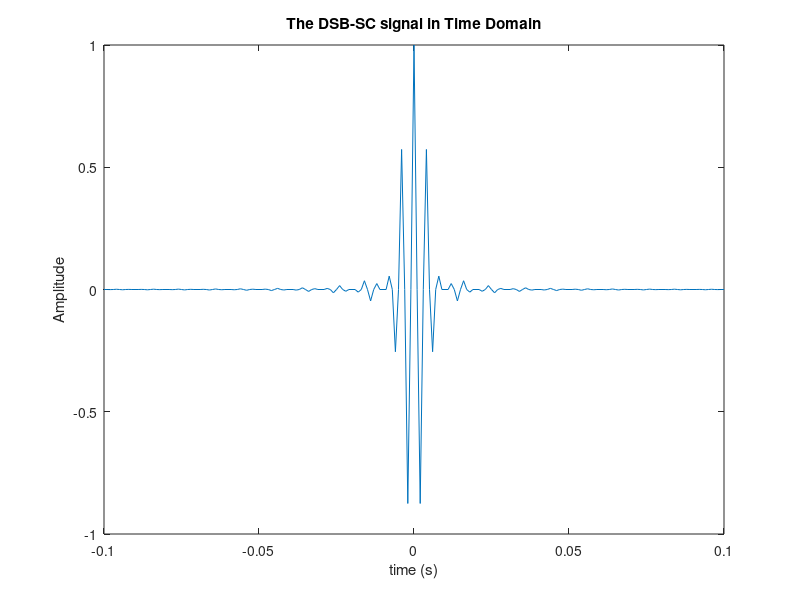
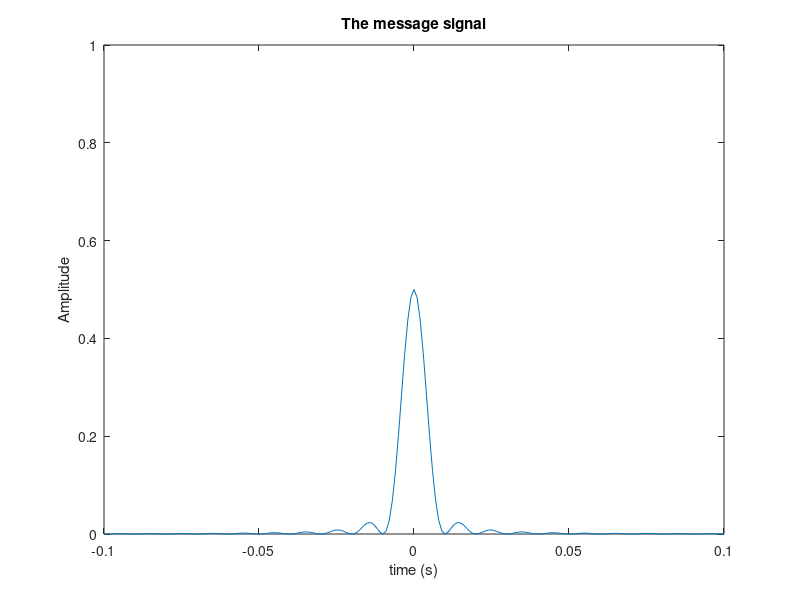
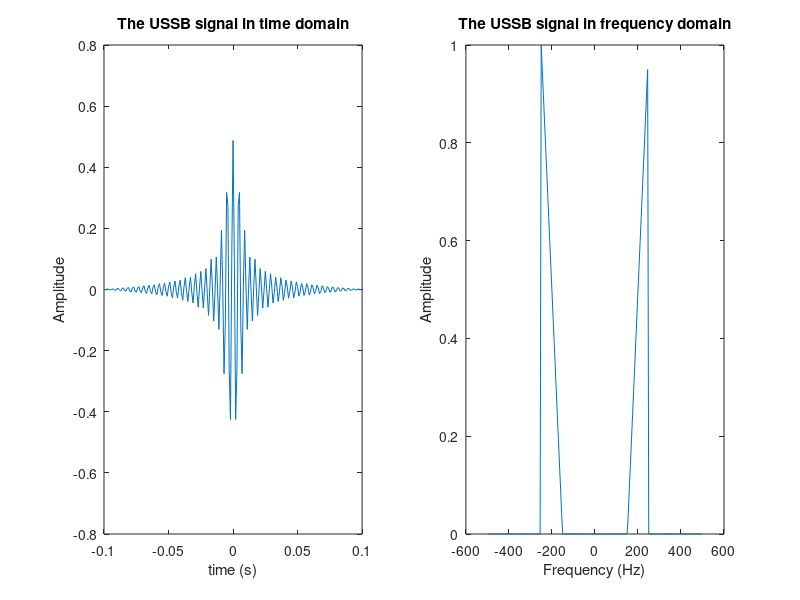
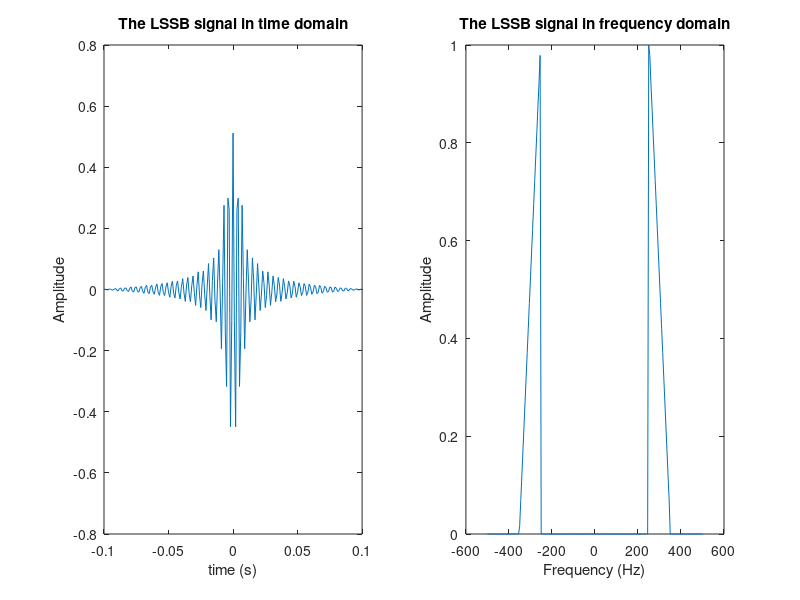

Write the MATLAB code that produced these figures, in order.
%% Matlab Exercise 1
% Modify this matlab template to accomplish the following: Given a DSB-SC signal, try to recover the message signal. 
% Also, use the message signal to generate the USSB and LSSB signals. You should plot the following figures: 
% figure(1) is the DSB-SC signal figure(2) is the message signal figure(3) is the USSB signal figure(4) is the LSSB signal.

%% parameters
clc;
clear all;
close all;
t0=0.1;                              	% signal duration
ts=0.001;                            	% sampling interval
fs=1/ts;                             	% sampling frequency
t=[-t0:ts:t0];                         	% time vector
f = linspace(-fs/2,fs/2,length(t));     % frequency vector
load DSB_Signal s_dsb                   % s_dsb is the DSB-SC signal

%% DSB-SC signal recovery
% s_dsb is the DSB-SC signal with carrier frequency 250Hz
% You can plot the FT of s_dsb to verify the carrier frequency and find the bandwith of s_dsb

fc = 250; % Carrier Frequency, in Hz
FT_s_dsb = fftshift(fft(s_dsb));
bw = fs * 0.1; % Bandwidth, in Hz
Recei_DSB = s_dsb.*cos(2*pi*fc*t);           % Recei_DSB is the demodulated signal
                                             % ?? is the carrier signal. Assume zero phase                                           
FT_Recei_DSB = fftshift(fft(Recei_DSB))/fs;  % FT of the demodulated signal

% Design the LPF after knowing the bandwidth and carrier frequency  
% Note that the Gain of LPF should be adjusted to recover the orignial message signal

LPF = zeros(1, length(t)); % LPF for the recovery of the message signal

for i = 1:length(t)
    if abs(i - 0.5 * length(t)) <= (bw/fs)*length(t)
        LPF(i) = 1;
    end
end

S_recover = FT_Recei_DSB .* LPF;                      % filtering Recei_DSB with LPF
s_recover = ifft(ifftshift(S_recover)) * fs;          % time domain of the recoverd signal

%% USSB & LSSB can be generated by using Hilbert transform or bandpass filter
%% Generate  USSB & LSSB using bandpass filter
% design two bandpass filters to get the USSB and LSSB signals using the same carrier frequency
% Note that you can get the USSB & LSSB if you know the DSB signal
BPF_1 = zeros(1, length(t));    % BPF_1 is for USSB signal

for i = 1 : length(t)
    if (((fc-bw)/fs) * length(t)) <= abs(i - (length(t)/2)) && abs(i - (length(t)/2)) <=  ((fc/fs) * length(t))
       BPF_1(i) = 1;
    end
end

BPF_2 = LPF;  % BPF_2 is for LSSB signal    

for i = 1 : length(t)
    if ((fc/fs) * length(t)) <= abs(i - (length(t)/2)) && abs(i - (length(t)/2)) <= (((fc+bw)/fs) * length(t))
       BPF_2(i) = 1;
    end
end

% filtered with BPF
USSB = FT_s_dsb .* BPF_1;       % USSB/LSSB is the frequency domain of ussb/lssb signal                               
LSSB = FT_s_dsb .* BPF_2;  

% time domain of USSB & LSSB 
ussb = ifft(ifftshift(USSB));   % ussb/lssb is the time domain of ussb/lssb signal  
lssb = ifft(ifftshift(LSSB));

combined = zeros(1, length(t));
for i = 1:length(t)
    combined(i) = ussb(i) + lssb(i);
end

% s_dsb_hat = hilbert(s_recover);
% ussb_anal = s_dsb - s_dsb_hat .* sin(2*pi*fc*t);
% lssb_anal = s_dsb + s_dsb_hat .* sin(2*pi*fc*t);

% ussb_demod = ussb .* cos(2*pi*fc*t);
% lssb_demod = lssb .* cos(2*pi*fc*t);
% FT_Recei_USSB = fftshift(fft(ussb_demod))/fs;
% FT_Recei_LSSB = fftshift(fft(lssb_demod))/fs;
% USSB_recover = FT_Recei_USSB .* LPF;
% LSSB_recover = FT_Recei_LSSB .* LPF;
% ussb_recover = ifft(ifftshift(USSB_recover));
% lssb_recover = ifft(ifftshift(LSSB_recover));

%% plot 
figure(1);
plot(t,s_dsb),title('The DSB-SC signal in Time Domain');xlabel('time (s)'),ylabel('Amplitude')
% figure(2);
% plot(f/fs, abs(FT_s_dsb)),title('The DSB-SC signal in Frequency Domain');xlabel('Normalized Frequency: f/fs'),ylabel('Magnitude');
% figure(3);
% plot(f/fs, abs(FT_Recei_DSB)),title('The DSB-SC signal in Frequency Domain');xlabel('Normalized Frequency: f/fs'),ylabel('Magnitude')
% figure(4);
% plot(f/fs, abs(S_recover)), title('The LPF signal');xlabel('Normalized Frequency: f/fs'),ylabel('Magnitude')
figure(2);
plot(t,s_recover);title('The message signal');xlabel('time (s)'),ylabel('Amplitude');axis([-t0 t0 0 1])
figure(3);
subplot(1,2,1);plot(t,ussb);title('The USSB signal in time domain');xlabel('time (s)'),ylabel('Amplitude');
subplot(1,2,2);plot(f,abs(USSB)/max(abs(USSB)));title('The USSB signal in frequency domain');xlabel('Frequency (Hz)'),ylabel('Amplitude');
figure(4);
subplot(1,2,1);plot(t,lssb);title('The LSSB signal in time domain');xlabel('time (s)'),ylabel('Amplitude');
subplot(1,2,2);plot(f,abs(LSSB)/max(abs(LSSB)));title('The LSSB signal in frequency domain');xlabel('Frequency (Hz)'),ylabel('Amplitude');
% figure(8);
% plot(t,ussb_recover);title('Recovered USSB');xlabel('time (s)'),ylabel('Amplitude');axis([-t0 t0 0 1])
% figure(9);
% plot(t,lssb_recover);title('Recovered LSSB');xlabel('time (s)'),ylabel('Amplitude');axis([-t0 t0 0 1])

% figure;
% hold on
% plot(t, ussb, 'Color','red')
% plot(t, ussb_anal, 'Color', 'blue')
% hold off
% 
% figure;
% hold on
% plot(t, lssb, 'Color', 'red')
% plot(t, lssb_anal, 'Color', 'blue')
% hold off
